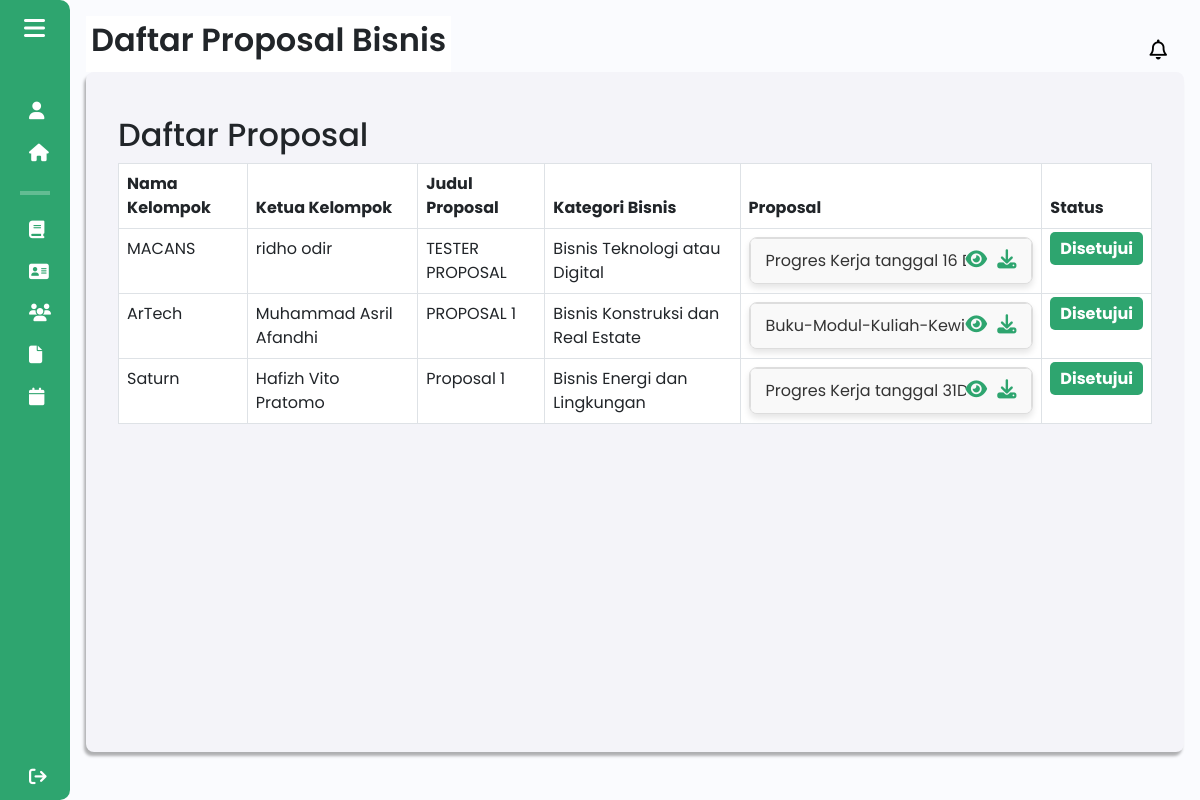
The page /admin/daftar_penuh_proposal (signed in) on the database its author committed.
### tables this page shows
CREATE TABLE `proposal_bisnis` (
  `id` int(11) NOT NULL,
  `judul_proposal` varchar(255) NOT NULL,
  `tahapan_bisnis` varchar(25) NOT NULL,
  `sdg` text NOT NULL,
  `kategori` varchar(255) DEFAULT NULL,
  `other_category` varchar(255) DEFAULT NULL,
  `proposal_pdf` varchar(255) NOT NULL,
  `kelompok_id` int(11) NOT NULL,
  `status` enum('menunggu','ditolak','disetujui') DEFAULT 'menunggu',
  `ide_bisnis` varchar(255) DEFAULT NULL,
  `feedback` varchar(255) DEFAULT NULL,
  `anggaran` int(11) DEFAULT NULL
);

CREATE TABLE `kelompok_bisnis` (
  `id_kelompok` int(11) NOT NULL,
  `npm_ketua` varchar(20) DEFAULT NULL,
  `nama_kelompok` varchar(50) DEFAULT NULL,
  `nama_bisnis` varchar(50) DEFAULT NULL,
  `logo_bisnis` varchar(255) DEFAULT NULL,
  `tahun_akademik_id` int(11) DEFAULT NULL,
  `kategori_bisnis` varchar(255) DEFAULT NULL,
  `sdg` varchar(255) DEFAULT NULL,
  `ide_bisnis` varchar(255) DEFAULT NULL,
  `id_mentor` int(11) DEFAULT NULL,
  `status_inkubasi` enum('direkomendasikan','disetujui','ditolak','masuk','tidak masuk') DEFAULT NULL,
  `status_kelompok_bisnis` enum('aktif','tidak aktif') DEFAULT 'aktif'
);

CREATE TABLE `mahasiswa` (
  `id` int(11) NOT NULL,
  `user_id` int(11) NOT NULL,
  `nama` varchar(100) NOT NULL,
  `npm` varchar(15) NOT NULL,
  `program_studi` varchar(100) NOT NULL,
  `email` varchar(100) DEFAULT NULL,
  `contact` varchar(15) DEFAULT NULL,
  `fakultas` varchar(100) DEFAULT NULL,
  `id_kelompok` int(11) DEFAULT NULL,
  `alamat` varchar(255) DEFAULT NULL
);

### components/pages/admin/daftar_penuh_proposal.php (the view, shortened to what this page needs)
<?php
include $_SERVER['DOCUMENT_ROOT'] . '/Entree/config/db_connection.php';
$query = "
    SELECT
    k.nama_kelompok,
    m.nama AS ketua_kelompok, -- Ambil nama ketua kelompok dari tabel mahasiswa
    p.judul_proposal,
    p.ide_bisnis,
    p.tahapan_bisnis,
    p.sdg,
    p.kategori,
    p.other_category,
    p.proposal_pdf,
    p.status
FROM
    proposal_bisnis p
JOIN
    kelompok_bisnis k
ON
    p.kelompok_id = k.id_kelompok
LEFT JOIN
    mahasiswa m
ON
    k.npm_ketua = m.npm -- Hubungkan berdasarkan NPM
";
$result = mysqli_query($conn, $query);
?>
<!DOCTYPE html>
<html lang="en">
<head>
    <link href="https://cdn.lineicons.com/4.0/lineicons.css" rel="stylesheet" />
    <link href="https://cdn.jsdelivr.net/npm/bootstrap@5.3.0-alpha3/dist/css/bootstrap.min.css" rel="stylesheet"
>
    <link rel="stylesheet" href="/Entree/assets/css/detail_proposal.css">
</head>
<body>
    <div class="wrapper">
        <?php
            include 'sidebar_admin.php';
        ?>
        <div class="main p-3">
            <?php
                include 'header_admin.php';
            ?>
            <div class="main_wrapper">
                <div class="container mt-4">
                    <h2>Daftar Proposal</h2>
                    <div class="table-responsive">
                        <table class="table table-bordered">
                            <thead>
                                <tr>
                                    <th>Nama Kelompok</th>
                                    <th>Ketua Kelompok</th>
                                    <th>Judul Proposal</th>
                                    <th>Kategori Bisnis</th>
                                    <th>Proposal</th>
                                    <th>Status</th>
                                </tr>
                            </thead>
                            <tbody>
                                <?php while ($row = mysqli_fetch_assoc($result)) { ?>
                                    <tr>
                                        <td><?php echo htmlspecialchars($row['nama_kelompok']); ?></td>
                                        <td><?php echo htmlspecialchars($row['ketua_kelompok']); ?></td>
                                        <td><?php echo htmlspecialchars($row['judul_proposal']); ?></td>
                                        <td>
                                            <?php
                                                if ($row['kategori'] === 'lainnya') {
                                                    echo htmlspecialchars($row['other_category']);
                                                } else {
                                                    echo htmlspecialchars($row['kategori']);
                                                }
                                            ?>
                                        </td>
                                        <td>
                                            <ul id="fileList">
                                                <li class="file-box">
                                                   <div class="file-info text-truncate" style="max-width: 200px; overflow: hidden; white-space: nowrap; text-overflow: ellipsis;">
                                                        <?php echo htmlspecialchars(basename($row['proposal_pdf'])); ?>
                                                    </div>
                                                    <div class="icon-group">
                                                        <a href="/Entree/components/pages/mahasiswa/uploads/proposal/<?php echo basename($row['proposal_pdf']); ?>" target="_blank" class="detail-icon" data-bs-toggle="tooltip" data-bs-custom-class="custom-tooltip" data-bs-title="Lihat File">
                                                            <i class="fa-solid fa-eye"></i>
                                                        </a>
                                                        <a href="/Entree/components/pages/mahasiswa/uploads/proposal/<?php echo basename($row['proposal_pdf']); ?>" download class="btn-icon" data-bs-toggle="tooltip" data-bs-custom-class="custom-tooltip" data-bs-title="Unduh File">
                                                            <i class="fa-solid fa-download"></i>
                                                        </a>
                                                    </div>
                                                </li>
                                            </ul>
                                        </td>
                                        <td>
                                            <span id="status-label" class="status"
                                                style="background-color: <?php
                                                    if ($row['status'] == 'disetujui') {
                                                        echo '#2ea56f';
                                                    } elseif ($row['status'] == 'ditolak') {
                                                        echo '#dc3545';
                                                    } else {
                                                        echo 'orange';
                                                    }
                                                ?>;">
                                                <?php echo htmlspecialchars($row['status']); ?>
                                            </span>
                                        </td>
                                    </tr>
                                <?php } ?>
                            </tbody>
                            </table>
                        </div>
                    </div>
                </div>
            </div>
        </div>
</body>
</html>

### assets/css/detail_proposal.css (style rules this page uses)
body { font-family: Arial, sans-serif; background-color: #f4f4f9; }
.main { padding: 20px; }
.main_wrapper { padding: 30px; background-color: #f4f4f9; border-radius: 8px; box-shadow: 0 4px 6px rgba(0, 0, 0, 0.1); height: 85vh; padding: 30px; }
h2 { font-size: 24px; font-weight: bold; margin-bottom: 20px; }
.file-box { background-color: #f9f9f9; padding: 10px 15px; border: 1px solid #ddd; border-radius: 5px; }
.status { padding: 5px 10px; border-radius: 5px; font-weight: bold; color: white; text-transform: capitalize; }
#fileList { list-style: none; padding: 0; margin: 0; border: 1px solid #ddd; border-radius: 8px; background: #f9f9f9; box-shadow: 0 4px 6px rgba(0, 0, 0, 0.1); overflow: hidden; text-align: left; }
#fileList li { display: flex; justify-content: space-between; align-items: center; padding: 10px 15px; border-bottom: 1px solid #e0e0e0; font-size: 1rem; color: #333; transition: background 0.3s; }
#fileList li:last-child { border-bottom: none; }
#fileList li .file-info { display: flex; flex-direction: row; }
#fileList li .icon-group { display: flex; gap: 10px; }
#fileList li .icon-group i { font-size: 1.2rem; color: #2ea56f; cursor: pointer; transition: color 0.3s; }

### assets/css/sidebar.css (style rules this page uses)
a { text-decoration: none; }
li { list-style: none; }
body { font-family: "Poppins", sans-serif; }
.wrapper { display: flex; }
.main { min-height: 100vh; width: 100%; overflow: hidden; transition: all 0.35s ease-in-out; background-color: #fafbfe; }
.main_wrapper { width: 100%; height: 85vh; background-color: #f4f4f9; box-shadow: -2px 4px 3px rgba(0, 0, 0, 0.3); margin: 0; padding: 20px; overflow-y: auto; border-radius: 8px; }

### assets/css/header.css (style rules this page uses)
a { text-decoration: none; }
li { list-style: none; }
body { font-family: "Poppins", sans-serif; }

### rows shown on the page
proposal_bisnis: kelompok.nama_kelompok "MACANS", mahasiswa.nama "ridho odir", judul_proposal "TESTER PROPOSAL", kategori "Bisnis Teknologi atau Digital", proposal_pdf "Progres Kerja tanggal 1…", status "Disetujui"
proposal_bisnis: kelompok.nama_kelompok "ArTech", mahasiswa.nama "Muhammad Asril Afandhi", judul_proposal "PROPOSAL 1", kategori "Bisnis Konstruksi dan Real Estate", proposal_pdf "Buku-Modul-Kuliah-Ke…", status "Disetujui"
proposal_bisnis: kelompok.nama_kelompok "Saturn", mahasiswa.nama "Hafizh Vito Pratomo", judul_proposal "Proposal 1", kategori "Bisnis Energi dan Lingkungan", proposal_pdf "Progres Kerja tanggal 3…", status "Disetujui"

### other values the page prints
$pageTitle "Daftar Proposal Bisnis"
